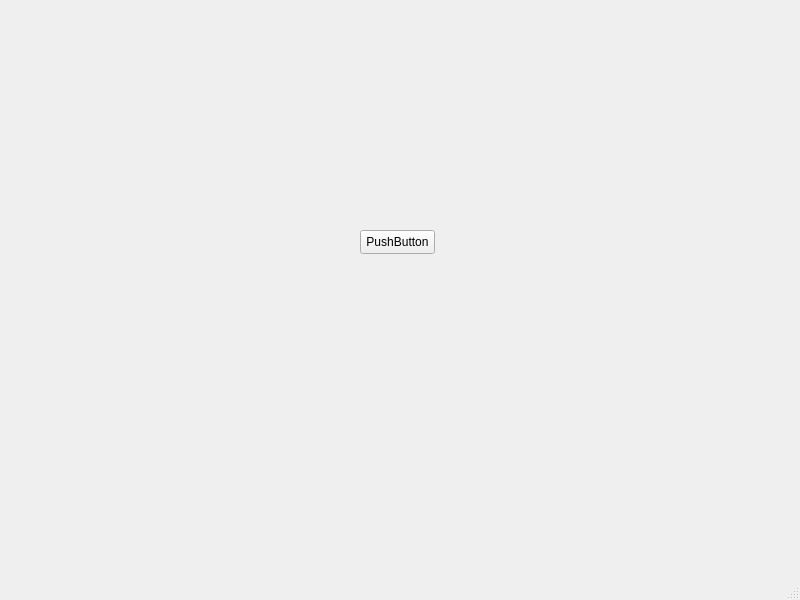
<?xml version="1.0" encoding="UTF-8"?>
<ui version="4.0">
 <class>MainWindow</class>
 <widget class="QMainWindow" name="MainWindow">
  <property name="geometry">
   <rect>
    <x>0</x>
    <y>0</y>
    <width>800</width>
    <height>600</height>
   </rect>
  </property>
  <property name="windowTitle">
   <string>MainWindow</string>
  </property>
  <widget class="QWidget" name="centralwidget">
   <widget class="QPushButton" name="pushButton">
    <property name="geometry">
     <rect>
      <x>360</x>
      <y>230</y>
      <width>75</width>
      <height>24</height>
     </rect>
    </property>
    <property name="text">
     <string>PushButton</string>
    </property>
   </widget>
  </widget>
  <widget class="QMenuBar" name="menubar">
   <property name="geometry">
    <rect>
     <x>0</x>
     <y>0</y>
     <width>800</width>
     <height>22</height>
    </rect>
   </property>
  </widget>
  <widget class="QStatusBar" name="statusbar"/>
 </widget>
 <resources/>
 <connections/>
</ui>
